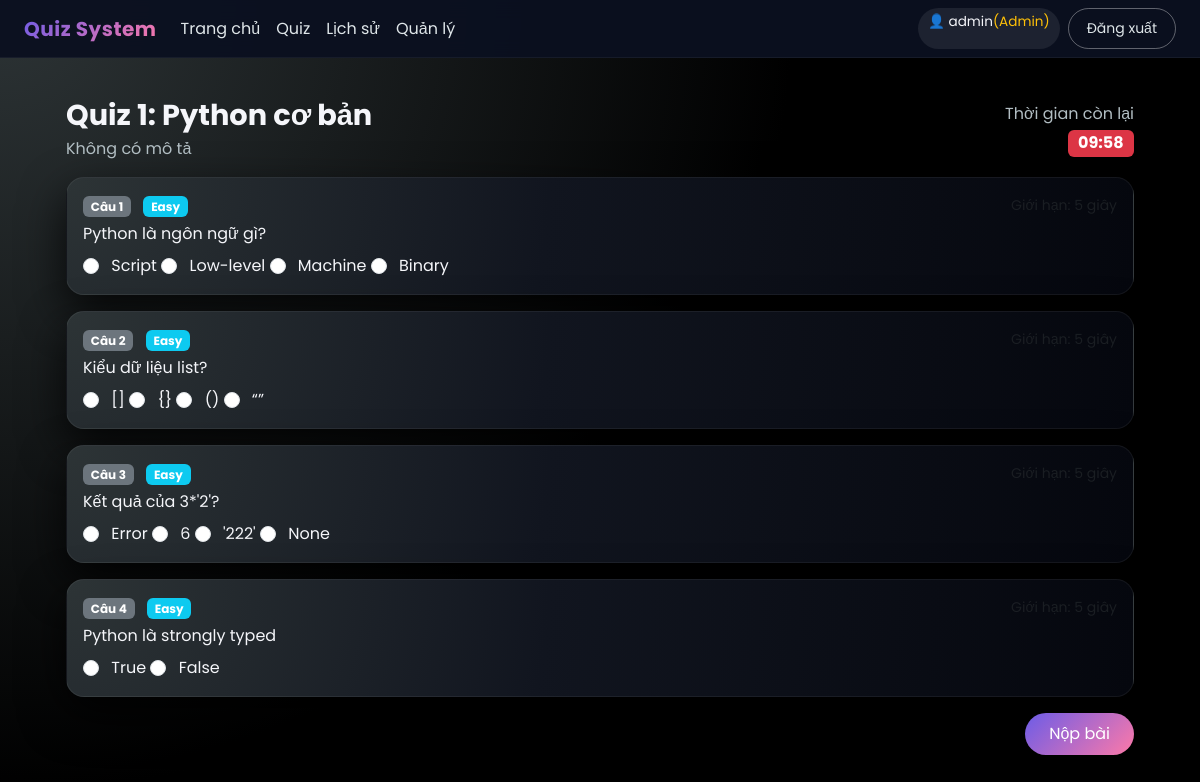
/quiz/start/1 (signed in), run on the app's committed database.
### app/models.py (models this page shows, shortened)
class User(UserMixin, db.Model):
    __tablename__ = "users"
    id = db.Column(db.Integer, primary_key=True)
    username = db.Column(db.String(64), unique=True, index=True, nullable=False)
    email = db.Column(db.String(120), unique=True, index=True, nullable=False)
    password_hash = db.Column(db.String(256), nullable=False)
    role = db.Column(db.String(20), default="student")  # student / admin
    submissions = db.relationship("Submission", backref="user", lazy="dynamic")
    certificates = db.relationship("Certificate", backref="user", lazy="dynamic")

class Quiz(db.Model):
    __tablename__ = "quizzes"
    id = db.Column(db.Integer, primary_key=True)
    title = db.Column(db.String(200), nullable=False)
    description = db.Column(db.Text)
    time_limit = db.Column(db.Integer)  # phút, None = không giới hạn
    mode = db.Column(db.String(20), default="exam")  # exam / practice
    is_active = db.Column(db.Boolean, default=True)
    created_by = db.Column(db.Integer, db.ForeignKey("users.id"))
    created_at = db.Column(db.DateTime, default=datetime.utcnow)
    num_questions = db.Column(db.Integer)        # số câu random từ bank
    pass_score = db.Column(db.Float, default=5)  # thang 10
    enable_certificate = db.Column(db.Boolean, default=False)
    show_explanation = db.Column(db.Boolean, default=True)
    questions = db.relationship("Question", backref="quiz", lazy="dynamic")
    submissions = db.relationship("Submission", backref="quiz", lazy="dynamic")

class Question(db.Model):
    __tablename__ = "questions"
    id = db.Column(db.Integer, primary_key=True)
    quiz_id = db.Column(db.Integer, db.ForeignKey("quizzes.id"), nullable=False)
    type = db.Column(db.String(20), default="mcq")  # mcq / true_false / fill_in / essay
    content = db.Column(db.Text, nullable=False)
    explanation = db.Column(db.Text)  # giải thích đáp án
    difficulty = db.Column(db.String(20))  # easy / medium / hard
    time_limit = db.Column(db.Integer)  # giây, optional
    choices = db.relationship("Choice", backref="question", lazy="dynamic")
    answers = db.relationship("Answer", backref="question", lazy="dynamic")

class Choice(db.Model):
    __tablename__ = "choices"
    id = db.Column(db.Integer, primary_key=True)
    question_id = db.Column(db.Integer, db.ForeignKey("questions.id"), nullable=False)
    content = db.Column(db.Text, nullable=False)
    is_correct = db.Column(db.Boolean, default=False)

### app/quiz/routes.py (the view, shortened to what this page needs)
@quiz_bp.route("/start/<int:quiz_id>", methods=["GET", "POST"])
@login_required
def start_quiz(quiz_id):
    quiz = Quiz.query.get_or_404(quiz_id)
    if quiz.mode == "exam":
        existing = Submission.query.filter_by(
            user_id=current_user.id, quiz_id=quiz.id
        ).first()
        if existing and request.method == "GET":
            return redirect(url_for("quiz.view_result", submission_id=existing.id))
    questions = Question.query.filter_by(quiz_id=quiz.id).all()
    random.shuffle(questions)
    if quiz.num_questions and len(questions) > quiz.num_questions:
        questions = questions[: quiz.num_questions]
    countdown_seconds = quiz.time_limit * 60 if quiz.time_limit else None
    return render_template(
        "quiz/do_quiz.html",
        quiz=quiz,
        questions=questions,
        countdown_seconds=countdown_seconds,
    )

### app/models.py (called while the page is built)
@login.user_loader
def load_user(user_id):
    return User.query.get(int(user_id))

### app/templates/quiz/do_quiz.html (shortened to what this page needs)
{% extends "base.html" %}
{% block content %}
<div class="page-header d-flex justify-content-between align-items-center mb-3">
    <div>
        <h2 class="page-title mb-1">{{ quiz.title }}</h2>
        <p class="page-subtitle mb-0">
            {{ quiz.description or 'Không có mô tả' }}
        </p>
    </div>
    {% if countdown_seconds %}
    <div class="text-end">
        <p class="mb-1 page-subtitle">Thời gian còn lại</p>
        <div id="countdown" class="badge bg-danger fs-6"></div>
    </div>
    {% endif %}
</div>
<form method="post">
    {% for q in questions %}
    <div class="card-soft p-3 mb-3">
        <div class="d-flex justify-content-between align-items-center mb-1">
            <div>
                <span class="badge bg-secondary me-2">Câu {{ loop.index }}</span>
                {% if q.difficulty %}
                <span class="badge bg-info">{{ q.difficulty|capitalize }}</span>
                {% endif %}
            </div>
            {% if q.time_limit %}
            <small class="text-muted">Giới hạn: {{ q.time_limit }} giây</small>
            {% endif %}
        </div>
        <p class="mb-2">{{ q.content }}</p>
        {% if q.type in ('mcq', 'true_false') %}
            {% for choice in q.choices %}
            <label class="answer-option">
                <input
                    type="radio"
                    name="q_{{ q.id }}"
                    value="{{ choice.id }}"
                    class="form-check-input me-2"
                />
                <span>{{ choice.content }}</span>
            </label>
            {% endfor %}
        {% endif %}
    </div>
    {% endfor %}
    <div class="d-flex justify-content-end mt-3">
        <button type="submit" class="btn btn-primary-soft px-4">
            Nộp bài
        </button>
    </div>
</form>
{% endblock %}

### app/templates/base.html (shortened to what this page needs)
<!doctype html>
<html lang="vi">
<head>
    <link href="https://cdn.jsdelivr.net/npm/bootstrap@5.3.3/dist/css/bootstrap.min.css" rel="stylesheet">
</head>
<body>
    <nav class="navbar navbar-expand-lg navbar-custom">
        <div class="container-fluid px-3 px-md-4">
            <a class="navbar-brand" href="{{ url_for('quiz.home') }}">Quiz System</a>
            <div class="collapse navbar-collapse" id="navbarMain">
                <ul class="navbar-nav me-auto mb-2 mb-lg-0">
                    {% if current_user.is_authenticated %}
                        <li class="nav-item"><a class="nav-link" href="{{ url_for('quiz.home') }}">Trang chủ</a></li>
                        <li class="nav-item"><a class="nav-link" href="{{ url_for('quiz.quiz_list') }}">Quiz</a></li>
                        <li class="nav-item"><a class="nav-link" href="{{ url_for('quiz.history') }}">Lịch sử</a></li>
                        {% if current_user.role == 'admin' %}
                            <li class="nav-item"><a class="nav-link" href="{{ url_for('quiz.manage_quizzes') }}">Quản lý</a></li>
                        {% endif %}
                    {% endif %}
                </ul>
                <div class="d-flex gap-2">
                    {% if current_user.is_authenticated %}
                        <span class="pill-username">👤 {{ current_user.username }}{% if current_user.role == "admin" %}<span class="text-warning">(Admin)</span>{% endif %}</span>
                        <a href="{{ url_for('auth.logout') }}" class="btn btn-outline-soft btn-sm">Đăng xuất</a>
                    {% else %}
                        <a href="{{ url_for('auth.login') }}" class="btn btn-outline-soft btn-sm">Đăng nhập</a>
                        <a href="{{ url_for('auth.register') }}" class="btn btn-primary-soft btn-sm">Đăng ký</a>
                    {% endif %}
                </div>
            </div>
        </div>
    </nav>
    <div class="main-wrapper">
        {% block content %}{% endblock %}
    </div>
</body>
</html>

### app/templates/base.html (style rules this page uses)
:root { --gradient-main: linear-gradient(135deg, #6c5ce7, #fd79a8); --gradient-alt: linear-gradient(135deg, #00cec9, #0984e3); --bg-dark: #0b1020; --card-bg: #161b2b; --accent: #fd79a8; }
* { box-sizing: border-box; }
body { font-family: "Poppins", sans-serif; background: radial-gradient(circle at top left, #2d3436 0, #000 55%); color: #f5f6fa; margin: 0; min-height: 100vh; }
.navbar-custom { background: rgba(11,16,32,0.95); backdrop-filter: blur(10px); border-bottom: 1px solid rgba(255,255,255,0.05); }
.navbar-brand { font-weight: 700; letter-spacing: .5px; background: var(--gradient-main); -webkit-background-clip: text; color: transparent; }
.nav-link { color: #dfe6e9 !important; }
.pill-username { padding: 4px 10px; border-radius: 999px; background: rgba(255,255,255,0.08); font-size: .85rem; }
.main-wrapper { max-width: 1100px; margin: 40px auto; padding: 0 16px 40px; }
.page-title { font-size: 1.8rem; font-weight: 700; }
.page-subtitle { color: #b2bec3; }
.card-soft { border-radius: 18px; background: radial-gradient(circle at top left, #2d3436 0, #11151f 45%, #05070e 100%); border: 1px solid rgba(255,255,255,0.06); box-shadow: 0 18px 45px rgba(0,0,0,0.8); }
.btn-primary-soft { border-radius: 999px; padding: 9px 18px; border: none; background: var(--gradient-main); color: #fff; box-shadow: 0 8px 20px rgba(0,0,0,0.6); }
.btn-outline-soft { border-radius: 999px; padding: 9px 18px; border: 1px solid rgba(255,255,255,0.35); color: #dfe6e9; background: transparent; }

### data on the page
User: username "admin"
Quiz: title "Quiz 1: Python cơ bản", description "Không có mô tả"
Question: difficulty "Easy", time_limit "5", content "Python là ngôn ngữ gì?"
Choice: content "Script"
Choice: content "Low-level"
Choice: content "Machine"
Choice: content "Binary"
Question: difficulty "Easy", time_limit "5", content "Kiểu dữ liệu list?"
Choice: content "[]"
Choice: content "{}"
Choice: content "()"
Choice: content "“”"
Question: difficulty "Easy", time_limit "5", content "Kết quả của 3*'2'?"
Choice: content "Error"
Choice: content "6"
Choice: content "'222'"
Choice: content "None"
Question: difficulty "Easy", time_limit "5", content "Python là strongly typed"
Choice: content "True"
Choice: content "False"
